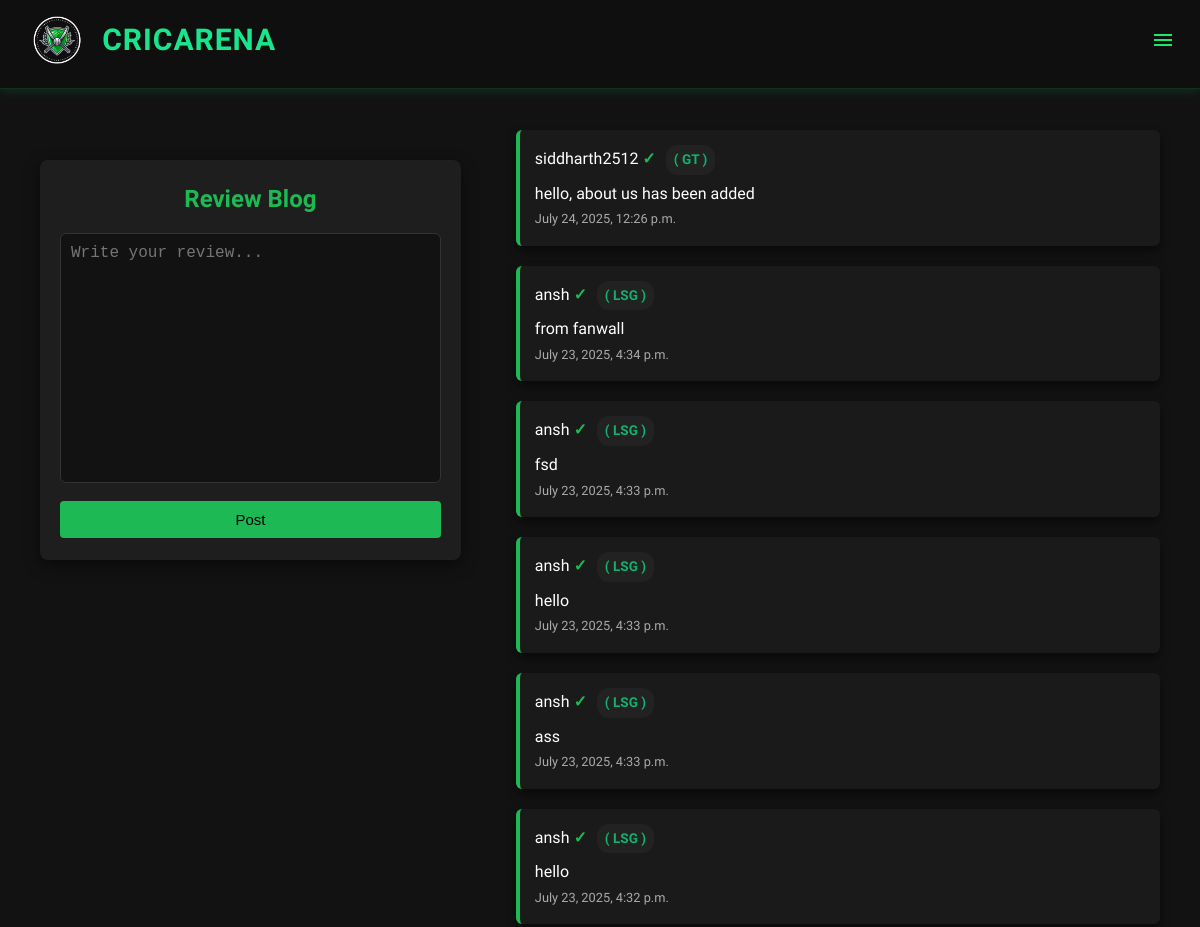
/blogpage/ (upper part), run on an earlier commit of the app's database.
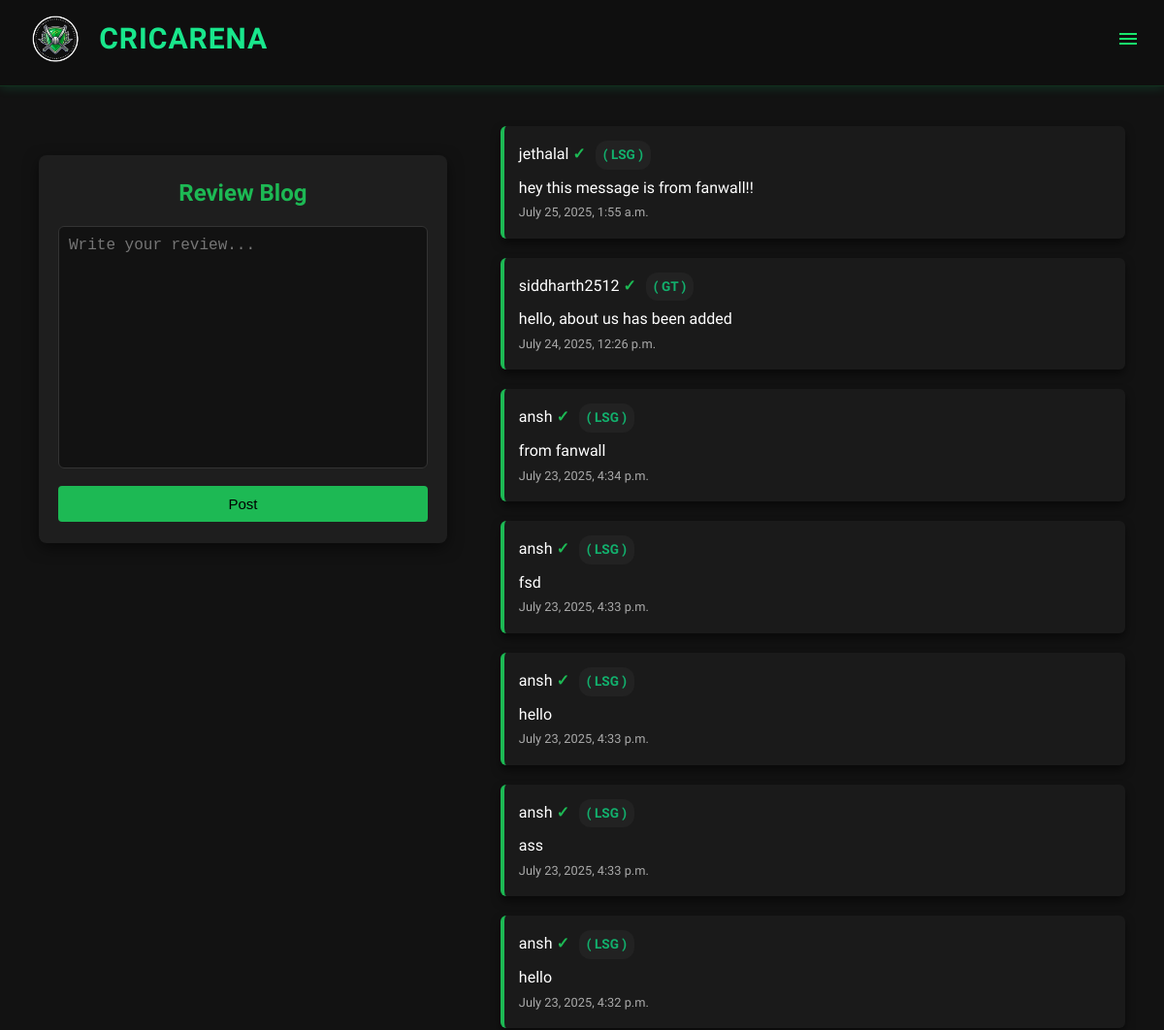
And on a later commit of the database.
### blogpage/models.py (models this page shows, shortened)
class Post(models.Model):
    author_name = models.CharField(max_length=100)
    team_name = models.CharField(max_length=100)
    is_verified = models.BooleanField(default=False)
    content = models.TextField()
    created_at = models.DateTimeField(auto_now_add=True)

### blogpage/views.py (the view, shortened to what this page needs)
# urls.py: path('', blog_page, name='blogpage'),
def blog_page(request):
    posts = Post.objects.all().order_by('-created_at')
    if request.user.is_authenticated:
        team_name = getattr(request.user, 'fav_ipl_team', request.user.username)
    else:
        team_name = "Unknown"
    return render(request, 'blogpage/blog.html', {
        'posts': posts,
        'team_name': team_name
    })

### blogpage/templates/blogpage/blog.html (shortened to what this page needs)
{% load static %}
<!DOCTYPE html>
<html lang="en">
<head>
  <link rel="stylesheet" href="{% static 'styles.css' %}">
</head>
<body>
      {% include 'blogpage/navbar.html' %}
<div class="main-container">
  <div class="container">
    <h1>Review Blog</h1>
    <div class="post-form">
      <textarea id="postContent" placeholder="Write your review..."></textarea>
      <button onclick="submitPost()">Post</button>
    </div>
  </div>
    <div class="post-list" id="postList">
       {% for post in posts %}
    <div class="post">
        <span class="author-name">{{ post.author_name }}</span>
        {% if post.is_verified %}
            <span class="verified">✓</span>
        {% endif %}
        <span class="team-name">( {{ post.team_name }} )</span>
        <br>
        <p>{{ post.content }}</p>
        <small>{{ post.created_at }}</small>
    </div>
{% endfor %}
</body>
</html>

What changed in the data, as far as the page shows it:
added Post: author_name "jethalal", team_name "LSG", content "hey this message is from fanwall!!", created_at "July 25, 2025, 1:55 a.m."
